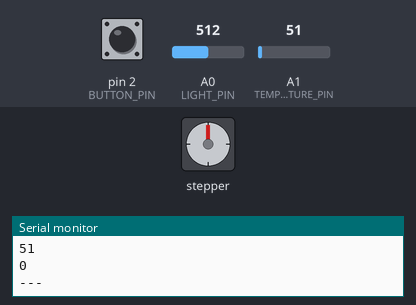
Simulated run of this sketch. Board: Arduino Uno, built with avr-gcc and run on an emulated ATmega328P. Shown: stepper motor, the last lines printed to the serial monitor. Inputs (shaded band) come from the test bench; at power-on: A0 (LIGHT_PIN) = 512, pin 2 (BUTTON_PIN) LOW, A1 (TEMPERATURE_PIN) = 51. Stepper angles assume 2048 steps per turn.

Above: at 1.8 s.
1.9 s: A0 (LIGHT_PIN) set to 318
3.4 s: A0 (LIGHT_PIN) set to 286
At 5.8 s:
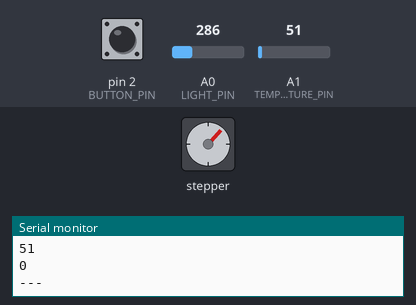
6.1 s: pin 2 (BUTTON_PIN) pulled HIGH for 1.2 s
At 8.4 s:
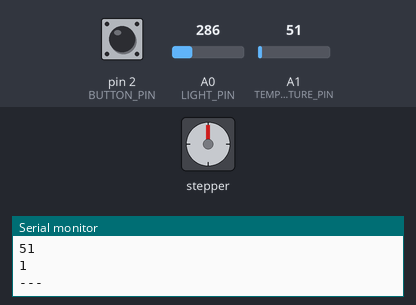
11.8 s: pin 2 (BUTTON_PIN) pulled HIGH for 3.2 s
At 13.3 s:
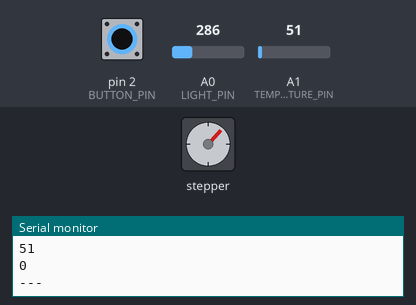
Timing chart, 0 to 14.8 s (numbered marks = the images above; inputs shaded):
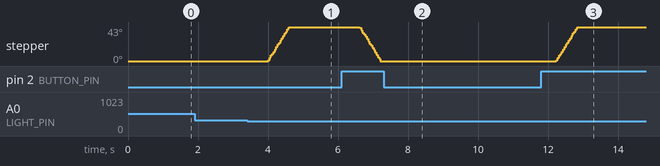

Measured:
- the behaviour switches between 300 and 299 on A0 (LIGHT_PIN) (found by bisection; images 0 and 1)
- after the input at 3.4 s, stepper: turns 43° clockwise in 0.59 s, starting after 0.60 s
- after the input at 6.1 s, stepper: turns 43° counter-clockwise in 0.59 s, starting after 0.52 s
- after the input at 11.8 s, stepper: turns 43° clockwise in 0.59 s, starting after 0.44 s

The sketch:

automatic_blinds.ino
```cpp
#include <Stepper.h>
#include <stdarg.h>

#define LIGHT_PIN A0
#define TEMPERATURE_PIN A1
#define BUTTON_PIN 2

#define LIGHT_THRESHOLD 400
#define TEMPERATURE_THRESHOLD 335

#define LIGHT_DEADZONE 100
#define TEMPERATURE_DEADZONE 10

#define MOTION_RANGE 250  //defines how many steps the motor should move in each direction

volatile bool buttonToggle = false;

const int stepsPerRevolution = 2048;  // change this to fit the number of steps per revolution
const int rolePerMinute = 12;         // Adjustable range of 28BYJ-48 stepper is 0~17 rpm

// initialize the stepper library on pins 8 through 11:
Stepper myStepper(stepsPerRevolution, 8, 10, 9, 11);

void disengageStepper() {  //disengages the stepper when not in use to save power, since position isn't critical
  digitalWrite(8, LOW);
  digitalWrite(10, LOW);
  digitalWrite(9, LOW);
  digitalWrite(11, LOW);
}

void setPosition(int target_position) {  //go to a desired position, then disengage
  static int stepper_position = 0;
  int steps = target_position - stepper_position;
  //Serial.println("Stepping %d steps", steps);
  myStepper.step(steps);
  stepper_position = target_position;
  disengageStepper();
}

void button_ISR() {  //handles the interrupt for the toggle button
  buttonToggle = !buttonToggle;
}

void setup() {
  pinMode(LIGHT_PIN, INPUT);
  pinMode(TEMPERATURE_PIN, INPUT);
  pinMode(BUTTON_PIN, INPUT);

  attachInterrupt(digitalPinToInterrupt(BUTTON_PIN), button_ISR, RISING); //attatch button interrupt

  myStepper.setSpeed(rolePerMinute);  //set servo speed, slower provides more torque
  // initialize the serial port:
  Serial.begin(9600);
}

void loop() {
  int light_value = analogRead(LIGHT_PIN); //read light sensor
  int temperature_value = analogRead(TEMPERATURE_PIN); //read temp sensor

  Serial.println(light_value);
  Serial.println(temperature_value);
  Serial.println(buttonToggle);
  Serial.println("---");

  static bool temp_state = 0;
  static bool prev_temp_state = 0;
  if (temperature_value > TEMPERATURE_THRESHOLD + TEMPERATURE_DEADZONE) {  //check if temp has changed outside deadzone
    temp_state = 1;
  }
  else if (temperature_value < TEMPERATURE_THRESHOLD - TEMPERATURE_DEADZONE) {
    temp_state = 0;
  }

  static bool light_state = 0;
  static bool prev_light_state = 0;
  if (light_value > LIGHT_THRESHOLD + LIGHT_DEADZONE)  {  //check if light level has changed outside deadzone
    light_state = 1;
  }
  else if (light_value < LIGHT_THRESHOLD - LIGHT_DEADZONE) {
    light_state = 0;
  }

  if (temp_state!=prev_temp_state || light_state!=prev_light_state || !buttonToggle) {
    if (light_state && temp_state) {
      setPosition(MOTION_RANGE); //close blinds upwards to block light
    }
    else if (light_state && !temp_state) {
      setPosition(0); //open blinds to increase temperature
    }
    else if (!light_state && temp_state) {
      setPosition(-MOTION_RANGE); //close blinds downwards to let cold air in
    }
    else {
      setPosition(MOTION_RANGE); //close blinds upwards to block cold drafts
    }
    buttonToggle = false;
  }


  if (buttonToggle) {
    if (light_state && !temp_state) {
      setPosition(-MOTION_RANGE); //toggle blinds closed downwards
    }
    else {
      setPosition(0); //toggle blinds open
    }
  }

  prev_temp_state = temp_state;
  prev_light_state = light_state;

  delay(1000);
}
```
